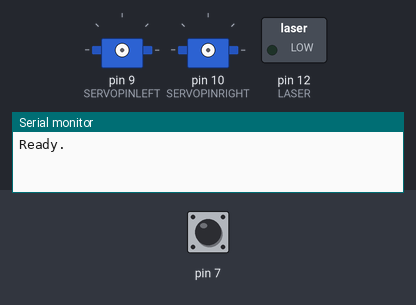
The sketch below on a simulated Arduino Uno, built with avr-gcc and run on an emulated ATmega328P. Shown: 2 × servo, switched loads named in the sketch (green lamp = pin HIGH), the last lines printed to the serial monitor. The inputs (shaded band) are chosen by the test bench; at power-on: pin 7 HIGH. The local clock reads 2024-03-15 10:24:30 at power-on unless the sketch sets it; random numbers use the default seed unless the sketch sets one.

Above: at 1.2 s.
1.3 s: pin 7 pulled LOW for 0.15 s
At 1.78 s:
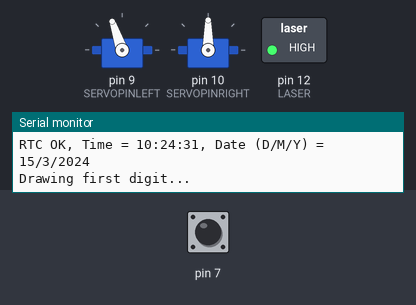
At 10.1 s:
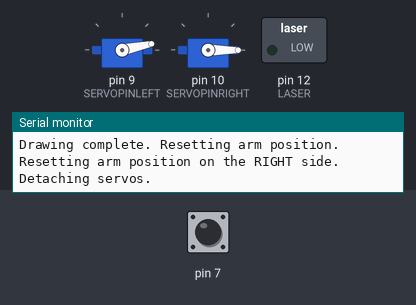
10.3 s: pin 7 pulled LOW for 3.2 s
At 22.6 s:
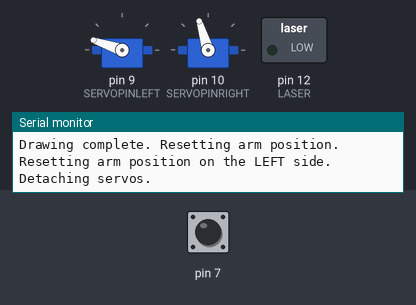
Timing chart, 0 to 24.1 s (numbered marks = the images above; inputs shaded):
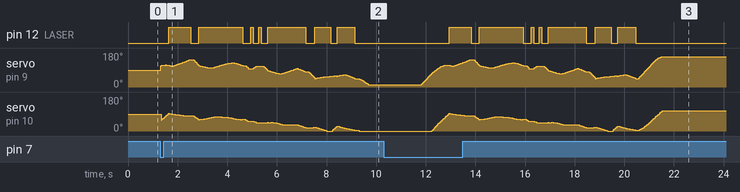

Measured:
- after the input at 1.3 s, pin 12 (LASER): LOW → HIGH after 0.33 s, → LOW 0.89 s later, → HIGH 0.32 s later, → LOW 1.8 s later, … (14 changes in this stretch)
- after the input at 10.3 s, pin 12 (LASER): LOW → HIGH after 2.6 s, → LOW 0.89 s later, → HIGH 0.32 s later, → LOW 1.8 s later, … (14 changes in this stretch)

The sketch:

plot-clock.ino
```cpp
// (licence header left out)
//

// units: mm; microseconds; radians
// origin: bottom left of drawing surface

#include <TimeLib.h>
#include <DS1307RTC.h>
#include <Time.h>
#include <Servo.h>
#include <Wire.h>


//#define CALIBRATION      // Uncoenable calibration mode
#define REALTIMECLOCK    // enable real time clock

// When in calibration mode, adjust the following factors until the servos move exactly 90 degrees
#define SERVOFAKTORLEFT 600
#define SERVOFAKTORRIGHT 650

// Zero-position of left and right servo
// When in calibration mode, adjust the NULL-values so that the servo arms are at all times parallel
// either to the X or Y axis
#define SERVOLEFTNULL 2000
#define SERVORIGHTNULL 600

#define SERVOPINLEFT  9
#define SERVOPINRIGHT 10

// length of arms
#define L1 35
#define L2 55.1
#define L3 14
#define L4 45

//comment the next line out for military 24 hour time setting.
//#define NONMILITARY


// origin points of left and right servo
#define O1X 24      //point 1
#define O1Y -23     //point 1
#define O2X 49    //point 2
#define O2Y -25     //point 2

#define LASER 12

#define COLON 11

Servo servo2;  //Left servo
Servo servo3;  //Right servo

//Used to store the last known position of the plotter
volatile double lastX = 35;
volatile double lastY = 30;

//Random number for which side to rest the plotter on
long randNumber;
int last_min = 0;

// interval at which to write the time independently of button activation (default 10 minutes)
const long interval = 600000;
unsigned long previousMillis = 0;

//For printing to the serial console...
void print2digits(int number) {
  if (number >= 0 && number < 10) {
    Serial.write('0');
  }
  Serial.print(number);
}

void setup()
{
  Serial.begin(9600);
  randomSeed(analogRead(0));
  digitalWrite(LASER, LOW);
  pinMode(12, OUTPUT);
  pinMode(7, INPUT_PULLUP);
}

void loop()
{
  tmElements_t tm;
#ifdef CALIBRATION
  if (!servo2.attached()) servo2.attach(SERVOPINLEFT);
  if (!servo3.attached()) servo3.attach(SERVOPINRIGHT);

  while (true) {
    drawTo(0, 0);
    delay(5000);
    drawTo(75, 40);
    delay(5000);

    drawTo(5, 15);
    delay(2000);
    drawTo(5, 50);
    delay(500);
    drawTo(70, 50);
    delay(500);
    drawTo(70, 15);
    delay(500);
  }

#endif

  unsigned long currentMillis = millis();
  int xoffset = 3;
  int i = 0;

  Serial.println("Ready.");

  while (digitalRead(7) != LOW) {
    currentMillis = millis();
    if ((currentMillis - previousMillis) >= interval) {
      Serial.println("Time interval elapsed.");
      break;
    }
  }

  previousMillis = currentMillis;

  Serial.println("Activating.");
  if (!servo2.attached()) servo2.attach(SERVOPINLEFT);
  if (!servo3.attached()) servo3.attach(SERVOPINRIGHT);
  if (RTC.read(tm))
  {
    Serial.print("RTC OK, Time = ");
    print2digits(tm.Hour);
    Serial.write(':');
    print2digits(tm.Minute);
    Serial.write(':');
    print2digits(tm.Second);
    Serial.print(", Date (D/M/Y) = ");
    Serial.print(tm.Day);
    Serial.write('/');
    Serial.print(tm.Month);
    Serial.write('/');
    Serial.print(tmYearToCalendar(tm.Year));
    Serial.println();

    setTime(tm.Hour, tm.Minute, tm.Second, tm.Day, tm.Month, tm.Year);

    #ifdef NONMILITARY
    Serial.println("Output is 12h clock.");
    if (tm.Hour < 1) {
      setTime(12, tm.Minute, tm.Second, tm.Day, tm.Month, tm.Year);
    }
    if (tm.Hour > 12) {
      setTime(tm.Hour - 12, tm.Minute, tm.Second, tm.Day, tm.Month, tm.Year);
    }
    #endif

  } else {
    if (RTC.chipPresent()) {
      Serial.println("The DS1307 is stopped.  Please run the SetTime");
      Serial.println("example to initialize the time and begin running.");
      Serial.println();
    } else {
      Serial.println("DS1307 read error!  Please check the circuitry.");
      Serial.println();
    }
  }
  hour();
  while ((i + 1) * 10 <= hour())
  {
    i++;
  }


  if (i != 0) {
    Serial.println("Drawing first digit...");
    number(3 + xoffset, 23, i, 1.15);
    delay(100);
    Serial.println("Drawing second digit...");
    number(18 + xoffset, 23, (hour() - i * 10), 1.15);
    delay(100);
    Serial.println("Drawing colon...");
    number(33 + xoffset, 22, 11, 0.9);
    delay(100);

    i = 0;
    while ((i + 1) * 10 <= minute())
    {
      i++;
    }
    Serial.println("Drawing third digit...");
    number(42 + xoffset, 21, i, 1.1);
    delay(100);
    Serial.println("Drawing fourth digit...");
    number(62 + xoffset, 19, (minute() - i * 10), 1.0);
    delay(100);
  }else {
    Serial.println("Drawing first digit...");
    number(5 + xoffset, 23, (hour() - i * 10), 1.15);
    delay(100);
    Serial.println("Drawing colon...");
    number(20 + xoffset, 24, 11, 0.9);
    delay(100);

    i = 0;
    while ((i + 1) * 10 <= minute())
    {
      i++;
    }
    Serial.println("Drawing second digit...");
    number(35 + xoffset, 21, i, 1.1);
    delay(100);
    Serial.println("Drawing third digit...");
    number(55 + xoffset, 19, (minute() - i * 10), 1.0);
    delay(100);
  }

  Serial.println("Drawing complete. Resetting arm position.");

  randNumber = random(100);
  if (randNumber >= 50) {
    Serial.println("Resetting arm position on the RIGHT side.");
    drawTo(100, 0);
    delay(100);
  } else {
    Serial.println("Resetting arm position on the LEFT side.");
    drawTo(-5, 20);
    delay(100);
  }

  last_min = minute();
  Serial.println("Detaching servos.");
  delay(1000);
  servo2.detach();
  servo3.detach();
  delay(1000);
}


// Writing numeral with bx by being the bottom left originpoint. Scale 1 equals a 20 mm high font.
// The structure follows this principle: move to first startpoint of the numeral, lift down, draw numeral, lift up
void number(float bx, float by, int num, float scale) {

  switch (num) {
    case 0:
      scale = scale * 0.8;
      by = by + 3;
      drawTo(bx + 12 * scale, by + 6 * scale);
      digitalWrite(LASER, HIGH);
      bogenGZS(bx + 7 * scale, by + 10 * scale, 10 * scale, -0.8, 6.7, 0.5);
      digitalWrite(LASER, LOW);
      break;
    case 1:
      drawTo(bx + 5 * scale, by + 18 * scale);
      digitalWrite(LASER, HIGH);
      drawTo(bx + 8 * scale, by + 20 * scale);
      drawTo(bx + 8 * scale, by + 0 * scale);
      digitalWrite(LASER, LOW);
      break;
    case 2:
      scale = scale * 0.9;
      by = by + 3;
      drawTo(bx + 2 * scale, by + 15 * scale);
      digitalWrite(LASER, HIGH);
      bogenUZS(bx + 8 * scale, by + 14 * scale, 5 * scale, 3, -0.8, 1);
      drawTo(bx + 3 * scale, by + 0 * scale);
      drawTo(bx + 14 * scale, by + 0 * scale);
      digitalWrite(LASER, LOW);
      break;
    case 3:
      scale = scale * 0.95;
      drawTo(bx + 3 * scale, by + 17 * scale);
      digitalWrite(LASER, HIGH);
      bogenUZS(bx + 6 * scale, by + 15 * scale, 5 * scale, 3, -2, 0.8);
      bogenUZS(bx + 6 * scale, by + 5 * scale, 5 * scale, 1.57, -3, 0.8);
      digitalWrite(LASER, LOW);
      break;
    case 4:
      drawTo(bx + 10 * scale, by + 20 * scale);
      digitalWrite(LASER, HIGH);
      drawTo(bx + 10 * scale, by + 0 * scale);
      digitalWrite(LASER, LOW);
      drawTo(bx + 2 * scale, by + 20 * scale);
      digitalWrite(LASER, HIGH);
      drawTo(bx + 2 * scale, by + 10 * scale);
      drawTo(bx + 14 * scale, by + 10 * scale);
      digitalWrite(LASER, LOW);
      break;
    case 5:
      drawTo(bx + 2 * scale, by + 5 * scale);
      digitalWrite(LASER, HIGH);
      bogenGZS(bx + 5 * scale, by + 8 * scale, 5 * scale, -2.5, 2, 1);
      drawTo(bx + 3 * scale, by + 20 * scale);
      drawTo(bx + 13 * scale, by + 20 * scale);
      digitalWrite(LASER, LOW);
      break;
    case 6:
      drawTo(bx + 4 * scale, by + 10 * scale);
      digitalWrite(LASER, HIGH);
      bogenUZS(bx + 7 * scale, by + 6 * scale, 5 * scale, 2, -4.4, 1);
      drawTo(bx + 11 * scale, by + 20 * scale);
      digitalWrite(LASER, LOW);
      break;
    case 7:
      drawTo(bx + 2 * scale, by + 19 * scale);
      digitalWrite(LASER, HIGH);
      drawTo(bx + 12 * scale, by + 19 * scale);
      drawTo(bx + 2 * scale, by + 1);
      digitalWrite(LASER, LOW);
      break;
    case 8:
      drawTo(bx + 5 * scale, by + 10 * scale);
      digitalWrite(LASER, HIGH);
      bogenUZS(bx + 6 * scale, by + 16 * scale, 5 * scale, 4.7, -1.6, 1);
      bogenGZS(bx + 6 * scale, by + 6 * scale, 5 * scale, -4.7, 2, 1);
      digitalWrite(LASER, LOW);
      break;
    case 9:
      drawTo(bx + 9 * scale, by + 11 * scale);
      digitalWrite(LASER, HIGH);
      bogenUZS(bx + 7 * scale, by + 15 * scale, 5 * scale, 4, -0.5, 1);
      drawTo(bx + 5 * scale, by + 0);
      digitalWrite(LASER, LOW);
      break;
    case COLON:
      drawTo(bx + 5 * scale, by + 16 * scale);
      delay(100);
      digitalWrite(LASER, HIGH);
      delay(100);
      digitalWrite(LASER, LOW);
      drawTo(bx + 5 * scale, by + 4 * scale);
      delay(100);
      digitalWrite(LASER, HIGH);
      delay(100);
      digitalWrite(LASER, LOW);
      break;
  }
}


void bogenUZS(float bx, float by, float radius, int start, int ende, float sqee) {
  float inkr = -0.05;
  float count = 0;

  do {
    drawTo(sqee * radius * cos(start + count) + bx,
           radius * sin(start + count) + by);
    count += inkr;
  }
  while ((start + count) > ende);

}

void bogenGZS(float bx, float by, float radius, int start, int ende, float sqee) {
  float inkr = 0.05;
  float count = 0;

  do {
    drawTo(sqee * radius * cos(start + count) + bx,
           radius * sin(start + count) + by);
    count += inkr;
  }
  while ((start + count) <= ende);
}


void drawTo(double pX, double pY) {
  double dx, dy, c;
  int i;

  // dx dy of new point
  dx = pX - lastX;
  dy = pY - lastY;
  //path lenght in mm, times 4 equals 4 steps per mm
  c = floor(7 * sqrt(dx * dx + dy * dy));

  if (c < 1) c = 1;

  for (i = 0; i <= c; i++) {
    // draw line point by point
    set_XY(lastX + (i * dx / c), lastY + (i * dy / c));

  }

  lastX = pX;
  lastY = pY;
}

double return_angle(double a, double b, double c) {
  // cosine rule for angle between c and a
  return acos((a * a + c * c - b * b) / (2 * a * c));
}

void set_XY(double Tx, double Ty)
{
  if (digitalRead(LASER)) {
    delay(3);
  }
  else {
    delay(0.1);
  }
  double dx, dy, c, a1, a2, Hx, Hy;

  // calculate triangle between pen, servoLeft and arm joint
  // cartesian dx/dy
  dx = Tx - O1X;
  dy = Ty - O1Y;

  // polar lemgth (c) and angle (a1)
  c = sqrt(dx * dx + dy * dy); //
  a1 = atan2(dy, dx); //
  a2 = return_angle(L1, L2, c);

  servo2.writeMicroseconds(floor(((a2 + a1 - M_PI) * SERVOFAKTORLEFT) + SERVOLEFTNULL));

  // calculate joinr arm point for triangle of the right servo arm
  a2 = return_angle(L2, L1, c);
  Hx = Tx + L3 * cos((a1 - a2 + 0.621) + M_PI); //36,5°
  Hy = Ty + L3 * sin((a1 - a2 + 0.621) + M_PI);

  // calculate triangle between pen joint, servoRight and arm joint
  dx = Hx - O2X;
  dy = Hy - O2Y;

  c = sqrt(dx * dx + dy * dy);
  a1 = atan2(dy, dx);
  a2 = return_angle(L1, L4, c);

  servo3.writeMicroseconds(floor(((a1 - a2) * SERVOFAKTORRIGHT) + SERVORIGHTNULL));
}
```
